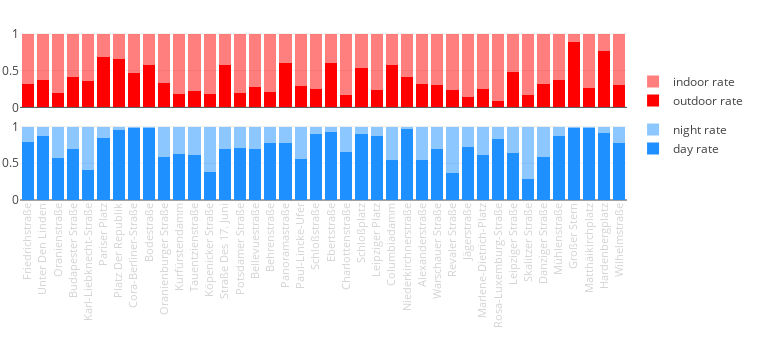

Notebook code cell kept with this figure:
### Code cell
ENV_TIME_N_TICKS = 40

####

locations_env = calculate_street_enviroment()

env_data = {}
for street in locations_env['street'].unique():
    outdoor_cn = locations_env[locations_env['street'] == street]['outdoor'].sum()
    indoor_cn = locations_env[locations_env['street'] == street]['indoor'].sum()
    
    env_data[street] = [outdoor_cn, indoor_cn]
    
####

street_outdoor_data, street_indoor_data = [], []
for x in streets:
    street_outdoor_data.append(env_data[x][0])
    street_indoor_data.append(env_data[x][1])
    
####

street_outdoor_data = np.array(street_outdoor_data)
street_indoor_data = np.array(street_indoor_data)

outdoor_rate = street_outdoor_data / (street_indoor_data + street_outdoor_data)

####

cn = Counter()
for loc in list(data1.keys()):
    for photo in data1[loc]:
        for category, val in data1[loc][photo]['categories'].items():
            cn[category] += float(val)
            
all_tags = list(cn.keys())
forbidden_tags = ["beauty_salon", "dressing_room"]
for x in forbidden_tags:
    all_tags.remove(x)

####

scenes_fn = "/Users/pavel/Sources/python/concepts/insta/cv_sandbox/photo_tagger/scenes_{}.json"

selected_tags = get_tags('selected')

opposite_scenes = load_json(scenes_fn.format(OPPOSITE_CITY))
target_scenes = load_json(scenes_fn.format(CITY))

opposite_tags_table = build_tags_table(all_tags, opposite_scenes)
target_tags_table = build_tags_table(all_tags, target_scenes)

general_tags_table = np.vstack((target_tags_table[all_tags].values.tolist(), 
                                opposite_tags_table[all_tags].values.tolist()))

target_scenes = load_json(scenes_fn.format(CITY))
target_tags_table = build_tags_table(all_tags, target_scenes)

####

night_tags = ['bar', 'discotheque', 'beer_hall', 'pub/indoor', 'restaurant']
day_tags = [x for x in SELECTED_TAGS if not x in night_tags and \
                                        not x in forbidden_tags]

####

daily_activity_list = []
for loc in list(data1.keys()):
    row = target_tags_table[target_tags_table['id'] == loc]
    day_val = row[day_tags].values.sum()
    night_val = row[night_tags].values.sum()
    if loc in id2loc:
        street = geo_table[geo_table['id'] == int(loc)][STREET_COLUMN].tolist()
        if street and street[0] != 'None':
            daily_activity_list.append([loc, day_val, night_val, street[0]])
        
daily_activity_table = pd.DataFrame(daily_activity_list)
daily_activity_table.columns = ['id', 'day', 'night', 'street']

####

daily_activity_dict = {}
for street in locations_env['street'].unique():
    day_cn = daily_activity_table[daily_activity_table['street'] == street]['day'].values.sum()
    night_cn = daily_activity_table[daily_activity_table['street'] == street]['night'].values.sum()
    
    daily_activity_dict[street] = [day_cn, night_cn]
    
####

street_day_activity, street_night_activity = [], []
for x in streets:
    if x in daily_activity_dict:
        street_day_activity.append(daily_activity_dict[x][0])
        street_night_activity.append(daily_activity_dict[x][1])
        
####

street_ticks = np.array(streets)

street_day_activity = np.array(street_day_activity)
street_night_activity = np.array(street_night_activity)

day_activity_rate = np.array(street_day_activity / 
                             (street_day_activity + street_night_activity))

VERTICAL_SPACING = 0.09
fig = tools.make_subplots(rows=2, cols=1,
                          vertical_spacing=VERTICAL_SPACING,
                          print_grid=False)

ENV_COLOR = 'red'
INDOOR_OPACITY = 0.5

outdoor_trace = go.Bar(
    y=outdoor_rate[:ENV_TIME_N_TICKS],
    x=street_ticks[:ENV_TIME_N_TICKS],
    marker=dict(color=ENV_COLOR), 
    name="outdoor rate",
    legendgroup='group1'
)

indoor_trace = go.Bar(
    y=1-outdoor_rate[:ENV_TIME_N_TICKS],
    x=street_ticks[:ENV_TIME_N_TICKS],
    marker=dict(color=ENV_COLOR), 
    opacity=INDOOR_OPACITY,
    name="indoor rate",
    legendgroup='group1'
)

fig.append_trace(outdoor_trace, 1, 1)
fig.append_trace(indoor_trace, 1, 1)

DAILY_COLOR = 'dodgerblue'
NIGHT_OPACITY = 0.5

day_trace = go.Bar(y=day_activity_rate[:ENV_TIME_N_TICKS],
                   x=street_ticks[:ENV_TIME_N_TICKS],
                   marker=dict(color=DAILY_COLOR), 
                   name="day rate",
                   legendgroup='group2')

night_trace = go.Bar(y=1-day_activity_rate[:ENV_TIME_N_TICKS],
                     x=street_ticks[:ENV_TIME_N_TICKS],
                     marker=dict(color=DAILY_COLOR), 
                     opacity=NIGHT_OPACITY,
                     name="night rate",
                     legendgroup='group2')

fig.append_trace(day_trace, 2, 1)
fig.append_trace(night_trace, 2, 1)

MARGIN = go.layout.Margin(t=30, b=150, l=20)
FONTSIZE = 11
FONTCOLOR = 'lightgrey'
PLOT_HEIGHT = 350
PLOT_WIDTH = 760
LEGEND_X = 1.01
LEGEND_Y = 0.5

fig['layout'].update(width=PLOT_WIDTH, height=PLOT_HEIGHT,
                     legend=dict(x=LEGEND_X, y=LEGEND_Y), 
                     barmode='stack', margin=MARGIN,
                     xaxis1=dict(showticklabels=False),
                     xaxis2=dict(tickangle=-90, 
                                 tickfont=dict(size=FONTSIZE, color=FONTCOLOR)))

py.iplot(fig, show_link=False)

### Figure 1 — Plotly figure (JSON) as saved in the notebook; plotly's stock layout.template omitted (floating-point values rounded to 4 significant figures)
{"data": [{"legendgroup": "group1", "marker": {"color": "red"}, "name": "outdoor rate", "type": "bar", "uid": "2000b002-fbba-11e8-8010-3c15c2cf2370", "x": ["Friedrichstraße", "Unter Den Linden", "Oranienstraße", "Budapester Straße", "Karl-Liebknecht-Straße", "Pariser Platz", "Platz Der Republik", "Cora-Berliner-Straße", "Bodestraße", "Oranienburger Straße", "Kurfürstendamm", "Tauentzienstraße", "Köpenicker Straße", "Straße Des 17. Juni", "Potsdamer Straße", "Bellevuestraße", "Behrenstraße", "Panoramastraße", "Paul-Lincke-Ufer", "Schloßstraße", "Ebertstraße", "Charlottenstraße", "Schloßplatz", "Leipziger Platz", "Columbiadamm", "Niederkirchnerstraße", "Alexanderstraße", "Warschauer Straße", "Revaler Straße", "Jägerstraße", "Marlene-Dietrich-Platz", "Rosa-Luxemburg-Straße", "Leipziger Straße", "Skalitzer Straße", "Danziger Straße", "Mühlenstraße", "Großer Stern", "Matthäikirchplatz", "Hardenbergplatz", "Wilhelmstraße"], "xaxis": "x", "y": [0.3196, 0.3751, 0.2, 0.4114, 0.3639, 0.6786, 0.6566, 0.4685, 0.5789, 0.3264, 0.1769, 0.2187, 0.1753, 0.5814, 0.1899, 0.2754, 0.2148, 0.609, 0.2945, 0.2545, 0.5976, 0.1679, 0.5329, 0.2385, 0.5773, 0.416, 0.3225, 0.311, 0.2422, 0.1442, 0.2487, 0.08394, 0.4867, 0.1743, 0.3197, 0.3667, 0.8915, 0.2651, 0.7682, 0.3008], "yaxis": "y"}, {"legendgroup": "group1", "marker": {"color": "red"}, "name": "indoor rate", "opacity": 0.5, "type": "bar", "uid": "200187ac-fbba-11e8-ba33-3c15c2cf2370", "x": ["Friedrichstraße", "Unter Den Linden", "Oranienstraße", "Budapester Straße", "Karl-Liebknecht-Straße", "Pariser Platz", "Platz Der Republik", "Cora-Berliner-Straße", "Bodestraße", "Oranienburger Straße", "Kurfürstendamm", "Tauentzienstraße", "Köpenicker Straße", "Straße Des 17. Juni", "Potsdamer Straße", "Bellevuestraße", "Behrenstraße", "Panoramastraße", "Paul-Lincke-Ufer", "Schloßstraße", "Ebertstraße", "Charlottenstraße", "Schloßplatz", "Leipziger Platz", "Columbiadamm", "Niederkirchnerstraße", "Alexanderstraße", "Warschauer Straße", "Revaler Straße", "Jägerstraße", "Marlene-Dietrich-Platz", "Rosa-Luxemburg-Straße", "Leipziger Straße", "Skalitzer Straße", "Danziger Straße", "Mühlenstraße", "Großer Stern", "Matthäikirchplatz", "Hardenbergplatz", "Wilhelmstraße"], "xaxis": "x", "y": [0.6804, 0.6249, 0.8, 0.5886, 0.6361, 0.3214, 0.3434, 0.5315, 0.4211, 0.6736, 0.8231, 0.7813, 0.8247, 0.4186, 0.8101, 0.7246, 0.7852, 0.391, 0.7055, 0.7455, 0.4024, 0.8321, 0.4671, 0.7615, 0.4227, 0.584, 0.6775, 0.689, 0.7578, 0.8558, 0.7513, 0.9161, 0.5133, 0.8257, 0.6803, 0.6333, 0.1085, 0.7349, 0.2318, 0.6992], "yaxis": "y"}, {"legendgroup": "group2", "marker": {"color": "dodgerblue"}, "name": "day rate", "type": "bar", "uid": "2003e6b4-fbba-11e8-98f1-3c15c2cf2370", "x": ["Friedrichstraße", "Unter Den Linden", "Oranienstraße", "Budapester Straße", "Karl-Liebknecht-Straße", "Pariser Platz", "Platz Der Republik", "Cora-Berliner-Straße", "Bodestraße", "Oranienburger Straße", "Kurfürstendamm", "Tauentzienstraße", "Köpenicker Straße", "Straße Des 17. Juni", "Potsdamer Straße", "Bellevuestraße", "Behrenstraße", "Panoramastraße", "Paul-Lincke-Ufer", "Schloßstraße", "Ebertstraße", "Charlottenstraße", "Schloßplatz", "Leipziger Platz", "Columbiadamm", "Niederkirchnerstraße", "Alexanderstraße", "Warschauer Straße", "Revaler Straße", "Jägerstraße", "Marlene-Dietrich-Platz", "Rosa-Luxemburg-Straße", "Leipziger Straße", "Skalitzer Straße", "Danziger Straße", "Mühlenstraße", "Großer Stern", "Matthäikirchplatz", "Hardenbergplatz", "Wilhelmstraße"], "xaxis": "x2", "y": [0.7931, 0.8771, 0.5732, 0.6942, 0.4062, 0.8392, 0.9574, 0.9801, 0.9814, 0.5904, 0.6298, 0.6114, 0.3744, 0.6987, 0.7049, 0.6878, 0.7756, 0.7745, 0.5599, 0.8932, 0.9308, 0.6474, 0.8942, 0.8702, 0.5506, 0.9615, 0.5493, 0.6954, 0.3627, 0.7192, 0.6059, 0.8236, 0.6408, 0.2897, 0.5806, 0.8685, 0.9843, 0.9812, 0.915, 0.7762], "yaxis": "y2"}, {"legendgroup": "group2", "marker": {"color": "dodgerblue"}, "name": "night rate", "opacity": 0.5, "type": "bar", "uid": "2004cfb6-fbba-11e8-b7ff-3c15c2cf2370", "x": ["Friedrichstraße", "Unter Den Linden", "Oranienstraße", "Budapester Straße", "Karl-Liebknecht-Straße", "Pariser Platz", "Platz Der Republik", "Cora-Berliner-Straße", "Bodestraße", "Oranienburger Straße", "Kurfürstendamm", "Tauentzienstraße", "Köpenicker Straße", "Straße Des 17. Juni", "Potsdamer Straße", "Bellevuestraße", "Behrenstraße", "Panoramastraße", "Paul-Lincke-Ufer", "Schloßstraße", "Ebertstraße", "Charlottenstraße", "Schloßplatz", "Leipziger Platz", "Columbiadamm", "Niederkirchnerstraße", "Alexanderstraße", "Warschauer Straße", "Revaler Straße", "Jägerstraße", "Marlene-Dietrich-Platz", "Rosa-Luxemburg-Straße", "Leipziger Straße", "Skalitzer Straße", "Danziger Straße", "Mühlenstraße", "Großer Stern", "Matthäikirchplatz", "Hardenbergplatz", "Wilhelmstraße"], "xaxis": "x2", "y": [0.2069, 0.1229, 0.4268, 0.3058, 0.5938, 0.1608, 0.04259, 0.01988, 0.01859, 0.4096, 0.3702, 0.3886, 0.6256, 0.3013, 0.2951, 0.3122, 0.2244, 0.2255, 0.4401, 0.1068, 0.06921, 0.3526, 0.1058, 0.1298, 0.4494, 0.03855, 0.4507, 0.3046, 0.6373, 0.2808, 0.3941, 0.1764, 0.3592, 0.7103, 0.4194, 0.1315, 0.01573, 0.01879, 0.08502, 0.2238], "yaxis": "y2"}], "layout": {"barmode": "stack", "height": 350, "legend": {"x": 1.01, "y": 0.5}, "margin": {"b": 150, "l": 20, "t": 30}, "width": 760, "xaxis": {"anchor": "y", "domain": [0, 1], "showticklabels": false}, "xaxis2": {"anchor": "y2", "domain": [0, 1], "tickangle": -90, "tickfont": {"color": "lightgrey", "size": 11}}, "yaxis": {"anchor": "x", "domain": [0.545, 1]}, "yaxis2": {"anchor": "x2", "domain": [0, 0.455]}}}
